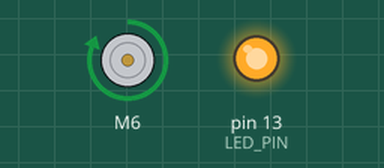
Recording of a sketch running on a simulated Arduino Uno, built with avr-gcc and run on an emulated ATmega328P. Shown: DC motor (green arrow = forward, orange = backward, longer = faster), output pins drawn as LEDs (lit = HIGH).

Above: at 11.5 s.
At 23.1 s:
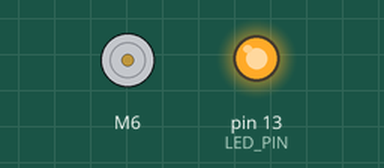
Timing chart, 0 to 31.1 s (numbered marks = the images above):
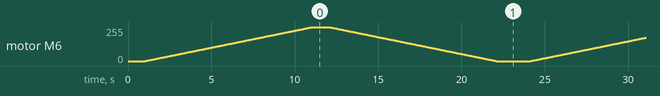

The sketch:

ESC_Ramp.ino
```cpp
/*
  ESC_Ramp
    Based on the Sweep example in the Servo library, this allow a ramp up and down of the ESC speed based on the Min and Max values.
    The Min and Max speed are defined so you can change them at one location and it will be used in the ramp as well.

  27 April 2017
  by Eric Nantel
 */
#include "ESC.h"
#define LED_PIN (13)                                      // Pin for the LED
#define SPEED_MIN (1000)                                  // Set the Minimum Speed in microseconds
#define SPEED_MAX (2000)                                  // Set the Minimum Speed in microseconds

ESC myESC (6, SPEED_MIN, SPEED_MAX, 500);                 // ESC_Name (ESC PIN, Minimum Value, Maximum Value, Default Speed, Arm Value)
int oESC;                                                 // Variable for the speed sent to the ESC

void setup() {
  pinMode(LED_PIN, OUTPUT);                               // LED Visual Output
  myESC.arm();                                            // Send the Arm value so the ESC will be ready to take commands
  digitalWrite(LED_PIN, HIGH);                            // LED High Once Armed
  delay(1000);                                            // Wait for a while
}

void loop() {
  for (oESC = SPEED_MIN; oESC <= SPEED_MAX; oESC += 1) {  // goes from 1000 microseconds to 2000 microseconds
    myESC.speed(oESC);                                    // tell ESC to go to the oESC speed value
    delay(10);                                            // waits 10ms for the ESC to reach speed
  }
  delay(1000);
  for (oESC = SPEED_MAX; oESC >= SPEED_MIN; oESC -= 1) {  // goes from 2000 microseconds to 1000 microseconds
    myESC.speed(oESC);                                    // tell ESC to go to the oESC speed value
    delay(10);                                            // waits 10ms for the ESC to reach speed
   }
  delay(2000);                                            // Wait for a while befor restart
}
```
